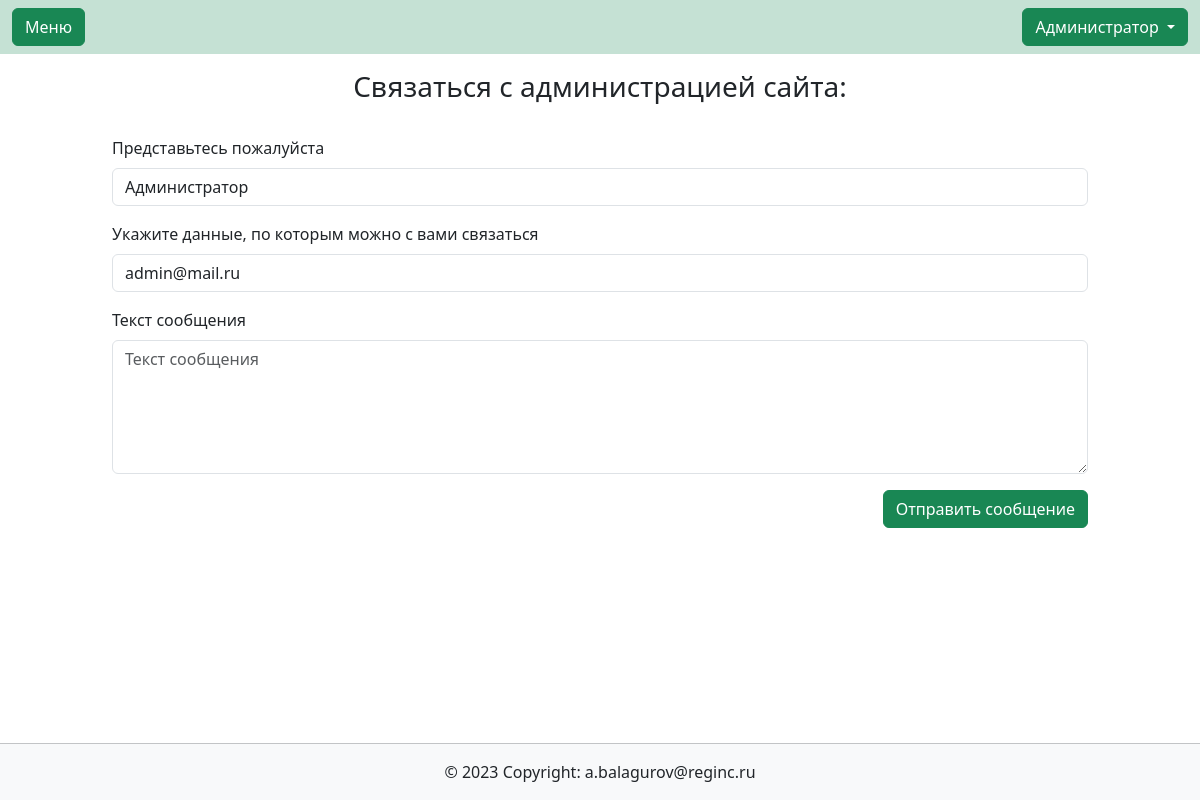
The app's page /contacts/ (signed in), older data.
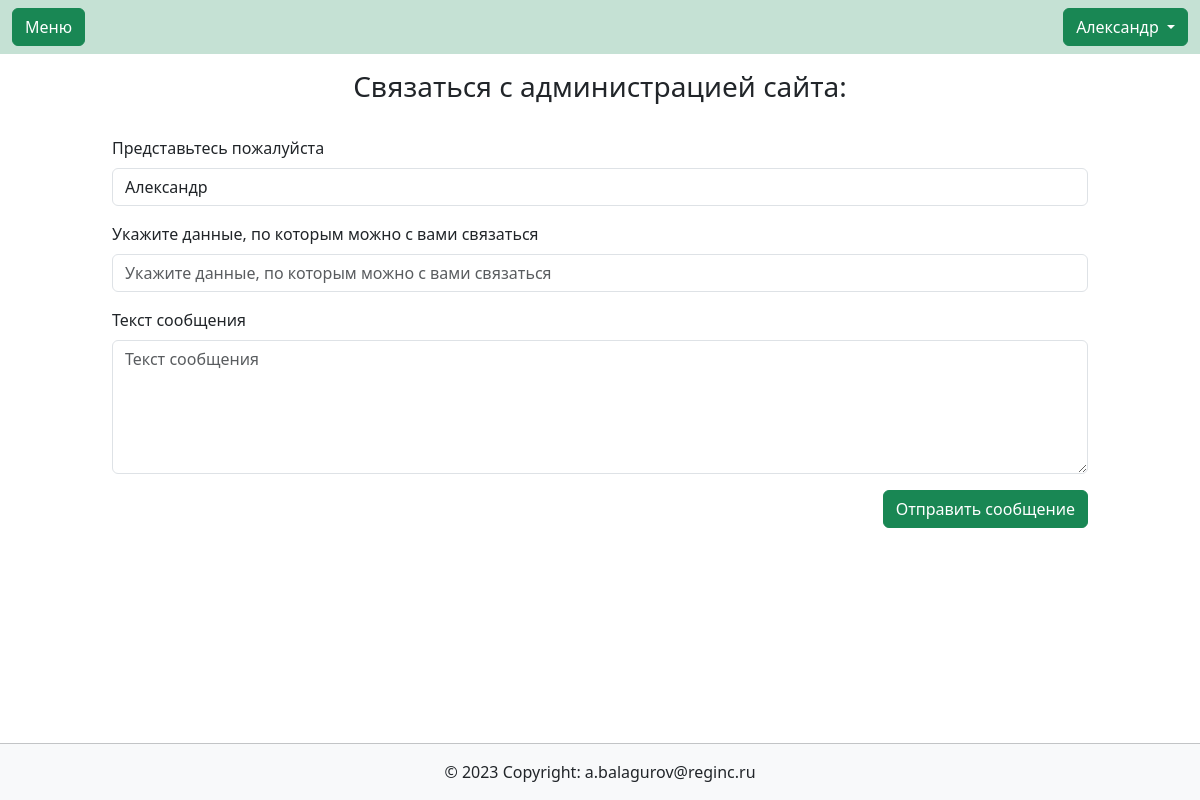
The same page, newer data.
### users/models.py (models this page shows, shortened)
class User(AbstractUser):
    description = models.CharField(max_length=150, blank=True, verbose_name='Занимаемая должность',)
    class Meta:
        verbose_name_plural = 'Пользователи'
        default_permissions = ()
        permissions = [
            ('edit_profile', 'Сan change his profile data'),
            ('user_administration', 'Can add, change and delete user data')
        ]

### main/views.py (the view)
# urls.py: path('contacts/', views.contacts, name='contacts'),
def contacts(request):
    if request.method == 'POST':
        form = ContactForm(request.POST)
        if form.is_valid():
            form.save()
    if request.user.is_authenticated:
        form = ContactForm(initial={"sender": request.user.get_full_name(), "contact": request.user.email})
    else:
        form = ContactForm()
    return render(request, 'main/contacts.html', {'form': form})

### main/forms.py
class ContactForm(forms.ModelForm):
    class Meta:
        model = ContactModel
        fields = ['sender', 'contact', 'message']
        widgets = {
            'sender': forms.TextInput(),
            'contact': forms.TextInput(),
            'message': forms.Textarea(attrs={'rows': '5'}),
        }
        labels = {
            'sender': 'Представьтесь пожалуйста',
            'contact': 'Укажите данные, по которым можно с вами связаться',
            'message': 'Текст сообщения'
        }

### main/templates/main/contacts.html (shortened to what this page needs)
{% extends  'base.html' %}
{% load bootstrap5 %}
{% block content %}
<h3 class="text-center py-3">Связаться с администрацией сайта:</h3>
<div class="container col-12 col-md-10">
    <form method="POST" class="py-2">
        {% bootstrap_form form %}
        {% bootstrap_button "Отправить сообщение" button_type="submit" button_class="btn-success float-end" %}
    </form>
</div>
{% endblock content %}

### all_apps/templates/header.html (shortened to what this page needs)
{% load bootstrap_icons %}
<nav class="navbar navbar-expand-lg navbar-light" style="background-color: #C5E1D4;">
    <div class="container-fluid">
        <a class="btn btn-success" data-bs-toggle="offcanvas" href="#offcanvasExample" role="button" aria-controls="offcanvasExample">
            {% bs_icon 'list' size='1.5em' %} Меню
        </a>
        {% if user.is_authenticated %}
            <div class="dropdown ms-3" style="background-color: #C5E1D4;">
                <button class="btn btn-success dropdown-toggle" id="bd-versions" data-bs-toggle="dropdown" aria-expanded="false" data-bs-display="static">
                    {{ user.last_name }} {{ user.first_name }}
                </button>
            </div>
        {% endif %}
    </div>
  </nav>

Row changes from the older to the newer data that the page shows:
changed User: first_name "Администратор" → "Александр"
Text that changed along with them:
form field sender: "Администратор" → "Александр"
form field contact: "admin@mail.ru" → (not shown)
